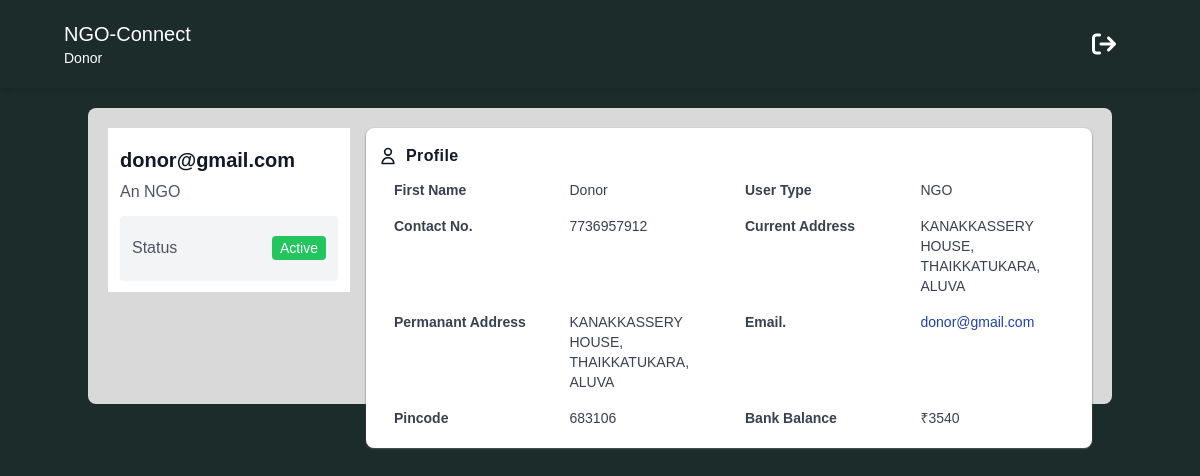
Before: /ngo/ngo_profile_page (signed in) with the older database file.
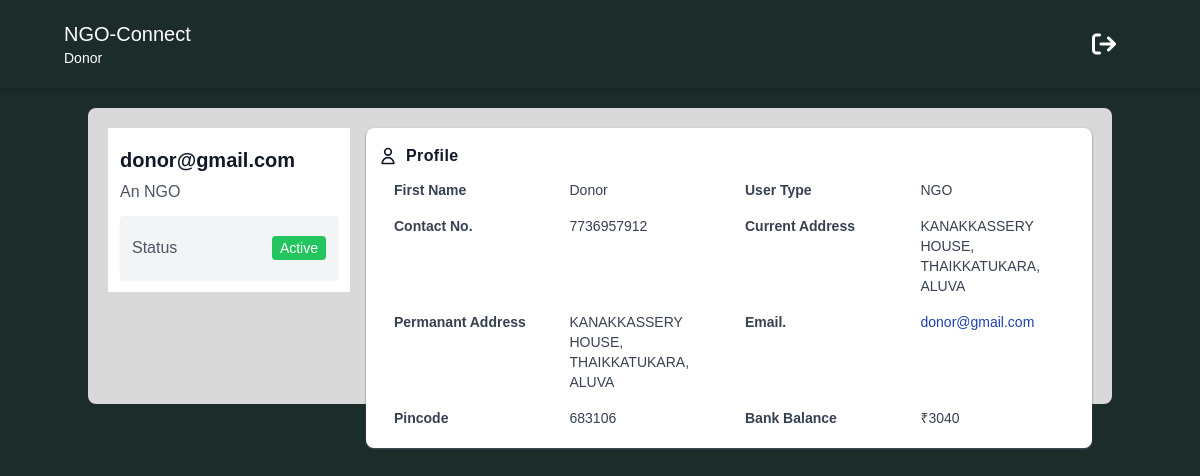
After: the same page with the newer database file.
### ngo/models.py (models this page shows)
class NgoBank(models.Model):
    user = models.OneToOneField(User, on_delete=models.CASCADE)
    current_balance = models.IntegerField(null=True)

### ngo/views.py (the view)
# urls.py: path('ngo_profile_page', views.ngo_profile_page, name="ngo_profile_page"),
def ngo_profile_page(request):
    profile = request.user
    try:
        ngouser = ngousers.objects.get(user=request.user)
    except ngousers.DoesNotExist:
        ngouser = ngousers(user=request.user)
    try:
        bank = NgoBank.objects.get(user=request.user)
    except NgoBank.DoesNotExist:
        bank = NgoBank(user=request.user)
    context = {
        'user' : profile,
        'ngouser' : ngouser,
        'bank' : bank,
    }
    return render(request, 'ngo_profile_page.html', context)

### ngo/templates/ngo_profile_page.html (shortened to what the changed rows need)
<!DOCTYPE html>
<html lang="en">
<head>
    <script src="https://cdn.tailwindcss.com"></script>
    <link rel="stylesheet" href="https://cdnjs.cloudflare.com/ajax/libs/font-awesome/6.1.1/css/all.min.css" />
</head>
<body style="font-family: sans-serif; background-color: #1C2C2A;">
<section id="profile">
    <div class="container mx-auto my-5 p-5 rounded-lg" style="background-color: #D9D9D9;">
        <div class="md:flex no-wrap md:-mx-2 ">
            <div class="w-full md:w-3/12 md:mx-2 ">
                <div class="bg-white p-3 shadow-gray-600">
                    <h1 class="text-gray-900 font-bold text-xl leading-8 my-1">{{ user.username }}</h1>
                </div>
            </div>
            <div class="w-full md:w-9/12 mx-2 h-64">
                <div class="bg-white p-3 shadow-sm shadow-gray-600 rounded-lg">
                    <div class="text-gray-700">
                        <div class="grid md:grid-cols-2 text-sm">
                            <div class="grid grid-cols-2">
                                <div class="px-4 py-2 font-semibold">Bank Balance</div>
                                <div class="px-4 py-2">₹{{ bank.current_balance }}</div>
                            </div>
                        </div>
                    </div>
                </div>
            </div>
        </div>
    </div>
</section>
</body>
</html>

Changed rows visible on the page:
changed NgoBank: current_balance "3540" → "3040"
